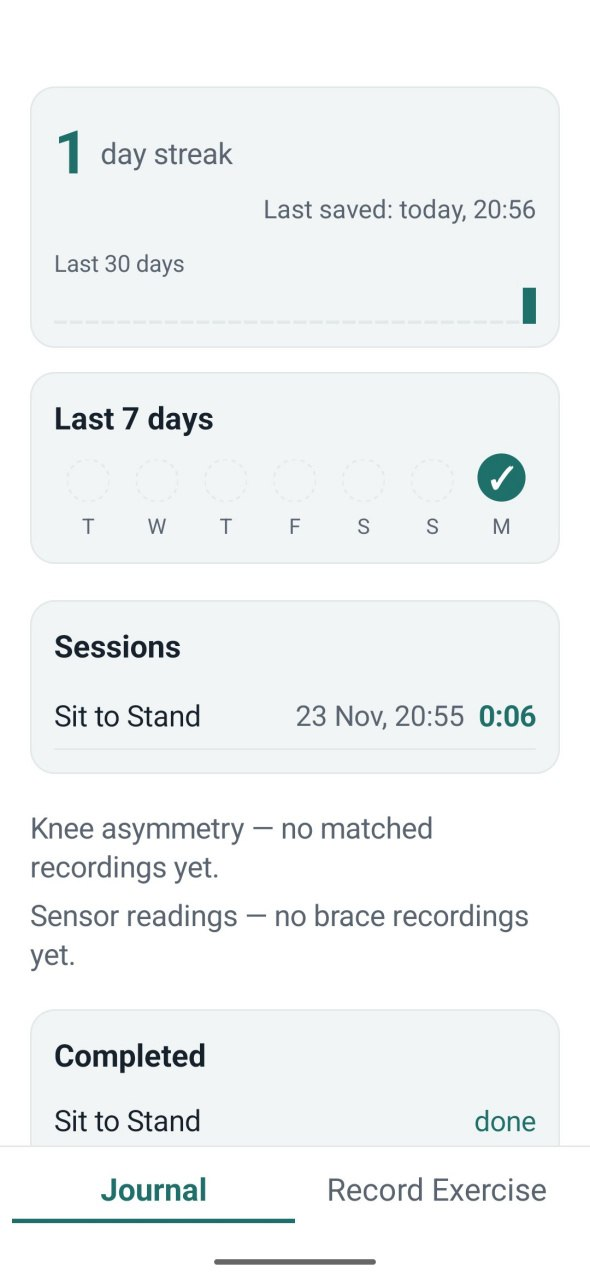
#> input picture docs/reference/native-v1.5-reference.jpg, 590 x 1280 px, found by its file name
$ python make_comparison.py
#> lines starting #> are read from the running program, lines starting #| are printed output that depends on the picture
"""Build a side-by-side comparison: native v1.5 reference vs RN web port.

One-off script for docs/reference. Not part of the app build.
"""
from PIL import Image, ImageDraw, ImageFont

NATIVE = "docs/reference/native-v1.5-reference.jpg"
WEB = "docs/reference/shots/web-journal-with-data-top-390x844.png"
OUT = "docs/reference/shots/side-by-side-native-vs-web.png"

LABEL_H = 36
GAP = 16

native = Image.open(NATIVE).convert("RGB")
#> native is the input picture: PIL image 590x1280 RGB; mean R, G, B 240.9, 243.9, 244.6
web = Image.open(WEB).convert("RGB")
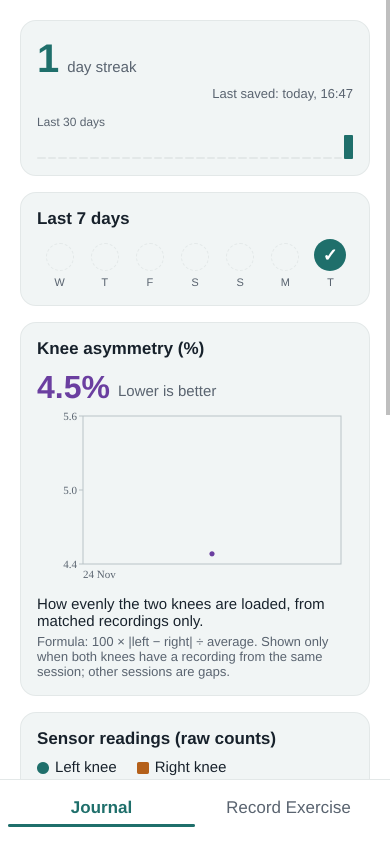
#> input picture docs/reference/shots/web-journal-with-data-top-390x844.png, 780 x 1688 px, found by its file name (shown at 1/2 size)
#> web is the input picture: PIL image 780x1688 RGB; mean R, G, B 237.7, 241.3, 241.7

# Normalize both to the same height for a fair comparison.
target_h = max(native.height, web.height)
#> target_h = 1688


def scale_to_height(img, h):
#> called with h = 1688
    w = int(img.width * (h / img.height))
#> w = 778
    return img.resize((w, h), Image.LANCZOS)


native_s = scale_to_height(native, target_h)
web_s = scale_to_height(web, target_h)

total_w = native_s.width + GAP + web_s.width
#> total_w = 1574
total_h = target_h + LABEL_H
#> total_h = 1724

canvas = Image.new("RGB", (total_w, total_h), "white")
#> canvas: PIL image 1574x1724 RGB; every value is 255
draw = ImageDraw.Draw(canvas)

try:
    font = ImageFont.truetype(
        "/usr/share/fonts/TTF/DejaVuSans-Bold.ttf", 20
    )
except Exception:
    font = ImageFont.load_default()

draw.text((8, 6), "Native v1.5 (Android)", fill="black", font=font)
draw.text((native_s.width + GAP + 8, 6), "RN/Expo web port", fill="black", font=font)

canvas.paste(native_s, (0, LABEL_H))
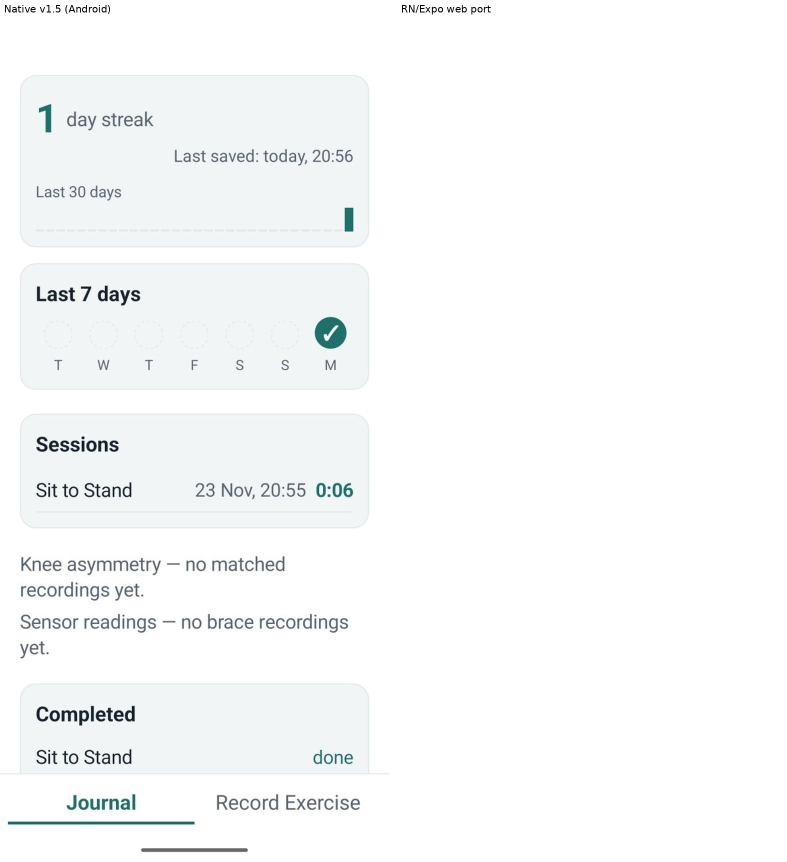
#> canvas: PIL image 1574x1724 RGB (shown at 1/2 size); mean R, G, B 248, 249.4, 249.8
canvas.paste(web_s, (native_s.width + GAP, LABEL_H))
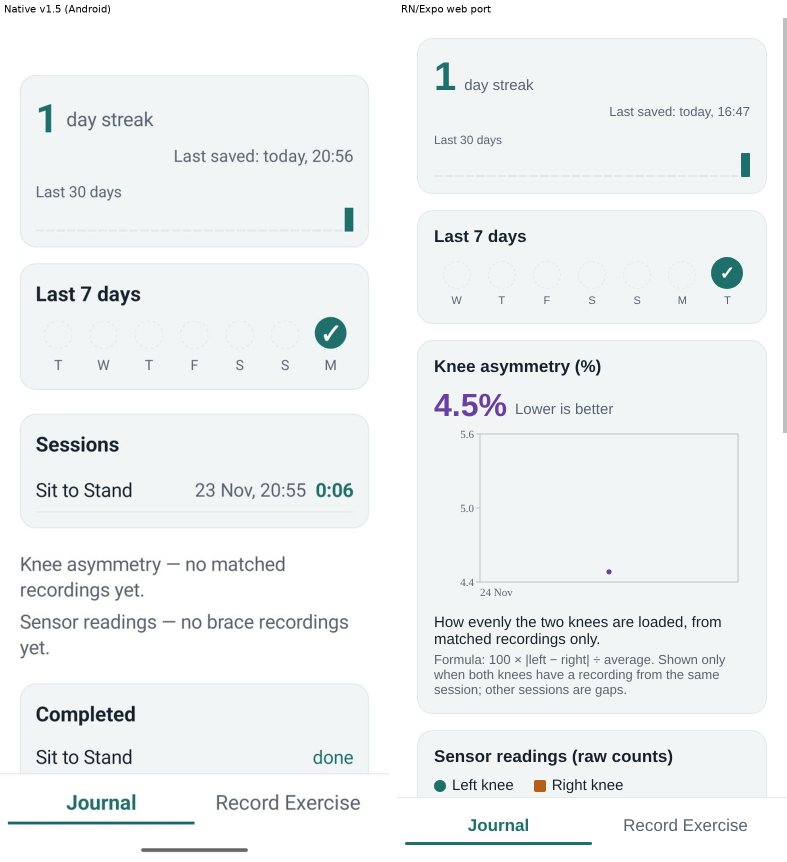
#> canvas: PIL image 1574x1724 RGB (shown at 1/2 size); mean R, G, B 239.6, 242.8, 243.3

canvas.save(OUT)
print("wrote", OUT, canvas.size)
#| wrote docs/reference/shots/side-by-side-native-vs-web.png (1574, 1724)
